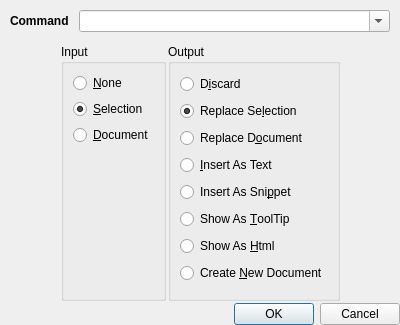
<?xml version="1.0" encoding="UTF-8"?>
<ui version="4.0">
 <class>FilterThroughCommand</class>
 <widget class="QDialog" name="FilterThroughCommand">
  <property name="geometry">
   <rect>
    <x>0</x>
    <y>0</y>
    <width>400</width>
    <height>325</height>
   </rect>
  </property>
  <property name="windowTitle">
   <string>Filter Through Command</string>
  </property>
  <property name="windowIcon">
   <iconset>
    <normaloff>:/resources/actions/view-filter.png</normaloff>:/resources/actions/view-filter.png</iconset>
  </property>
  <layout class="QVBoxLayout" name="verticalLayout_3">
   <property name="spacing">
    <number>2</number>
   </property>
   <property name="margin">
    <number>0</number>
   </property>
   <item>
    <layout class="QHBoxLayout" name="horizontalLayout" stretch="0,0">
     <property name="spacing">
      <number>10</number>
     </property>
     <property name="margin">
      <number>10</number>
     </property>
     <item>
      <widget class="QLabel" name="label">
       <property name="sizePolicy">
        <sizepolicy hsizetype="Minimum" vsizetype="Preferred">
         <horstretch>0</horstretch>
         <verstretch>0</verstretch>
        </sizepolicy>
       </property>
       <property name="font">
        <font>
         <weight>75</weight>
         <bold>true</bold>
        </font>
       </property>
       <property name="text">
        <string>Command</string>
       </property>
      </widget>
     </item>
     <item>
      <widget class="QComboBox" name="comboCommand">
       <property name="sizePolicy">
        <sizepolicy hsizetype="Expanding" vsizetype="Fixed">
         <horstretch>0</horstretch>
         <verstretch>0</verstretch>
        </sizepolicy>
       </property>
       <property name="editable">
        <bool>true</bool>
       </property>
       <property name="className" stdset="0">
        <string>bigPadding</string>
       </property>
      </widget>
     </item>
    </layout>
   </item>
   <item>
    <layout class="QHBoxLayout" name="horizontalLayout_2">
     <item>
      <spacer name="horizontalSpacer">
       <property name="orientation">
        <enum>Qt::Horizontal</enum>
       </property>
       <property name="sizeHint" stdset="0">
        <size>
         <width>40</width>
         <height>20</height>
        </size>
       </property>
      </spacer>
     </item>
     <item>
      <widget class="QGroupBox" name="groupBox">
       <property name="title">
        <string>Input</string>
       </property>
       <layout class="QVBoxLayout" name="verticalLayout_2">
        <item>
         <widget class="QRadioButton" name="radioInputNone">
          <property name="text">
           <string>&amp;None</string>
          </property>
         </widget>
        </item>
        <item>
         <widget class="QRadioButton" name="radioInputSelection">
          <property name="text">
           <string>&amp;Selection</string>
          </property>
          <property name="checked">
           <bool>true</bool>
          </property>
         </widget>
        </item>
        <item>
         <widget class="QRadioButton" name="radioInputDocument">
          <property name="text">
           <string>&amp;Document</string>
          </property>
         </widget>
        </item>
        <item>
         <spacer name="verticalSpacer">
          <property name="orientation">
           <enum>Qt::Vertical</enum>
          </property>
          <property name="sizeHint" stdset="0">
           <size>
            <width>20</width>
            <height>40</height>
           </size>
          </property>
         </spacer>
        </item>
       </layout>
      </widget>
     </item>
     <item>
      <widget class="QGroupBox" name="groupBox_2">
       <property name="title">
        <string>Output</string>
       </property>
       <layout class="QVBoxLayout" name="verticalLayout">
        <item>
         <widget class="QRadioButton" name="radioOutputDiscard">
          <property name="text">
           <string>D&amp;iscard</string>
          </property>
         </widget>
        </item>
        <item>
         <widget class="QRadioButton" name="radioOutputSelection">
          <property name="text">
           <string>Replace Se&amp;lection</string>
          </property>
          <property name="checked">
           <bool>true</bool>
          </property>
         </widget>
        </item>
        <item>
         <widget class="QRadioButton" name="radioOutputDocument">
          <property name="text">
           <string>Replace D&amp;ocument</string>
          </property>
         </widget>
        </item>
        <item>
         <widget class="QRadioButton" name="radioOutputInsertText">
          <property name="text">
           <string>&amp;Insert As Text</string>
          </property>
         </widget>
        </item>
        <item>
         <widget class="QRadioButton" name="radioOutputInsertSnippet">
          <property name="text">
           <string>Insert As Sni&amp;ppet</string>
          </property>
         </widget>
        </item>
        <item>
         <widget class="QRadioButton" name="radioOutputShowToolTip">
          <property name="text">
           <string>Show As &amp;ToolTip</string>
          </property>
         </widget>
        </item>
        <item>
         <widget class="QRadioButton" name="radioOutputShowAsHTML">
          <property name="text">
           <string>Show As &amp;Html</string>
          </property>
         </widget>
        </item>
        <item>
         <widget class="QRadioButton" name="radioOutputCreateNewDocument">
          <property name="text">
           <string>Create &amp;New Document</string>
          </property>
         </widget>
        </item>
       </layout>
      </widget>
     </item>
     <item>
      <spacer name="horizontalSpacer_2">
       <property name="orientation">
        <enum>Qt::Horizontal</enum>
       </property>
       <property name="sizeHint" stdset="0">
        <size>
         <width>40</width>
         <height>20</height>
        </size>
       </property>
      </spacer>
     </item>
    </layout>
   </item>
   <item>
    <widget class="QDialogButtonBox" name="buttonBox">
     <property name="orientation">
      <enum>Qt::Horizontal</enum>
     </property>
     <property name="standardButtons">
      <set>QDialogButtonBox::Cancel|QDialogButtonBox::Ok</set>
     </property>
    </widget>
   </item>
  </layout>
 </widget>
 <resources/>
 <connections>
  <connection>
   <sender>buttonBox</sender>
   <signal>accepted()</signal>
   <receiver>FilterThroughCommand</receiver>
   <slot>accept()</slot>
   <hints>
    <hint type="sourcelabel">
     <x>248</x>
     <y>254</y>
    </hint>
    <hint type="destinationlabel">
     <x>157</x>
     <y>274</y>
    </hint>
   </hints>
  </connection>
  <connection>
   <sender>buttonBox</sender>
   <signal>rejected()</signal>
   <receiver>FilterThroughCommand</receiver>
   <slot>reject()</slot>
   <hints>
    <hint type="sourcelabel">
     <x>316</x>
     <y>260</y>
    </hint>
    <hint type="destinationlabel">
     <x>286</x>
     <y>274</y>
    </hint>
   </hints>
  </connection>
 </connections>
</ui>
